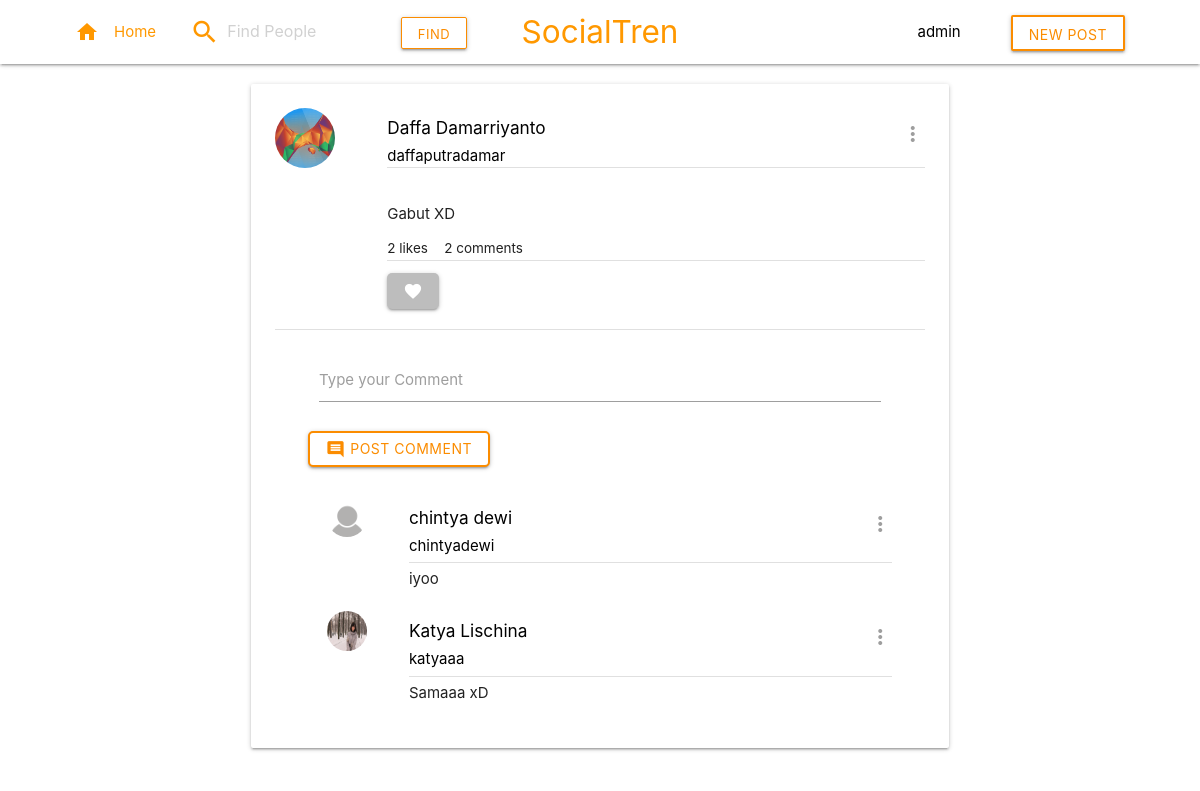
Screenshot of /post.php?kd_post=5 (signed in) with the database file from the repository.
### tables this page shows
CREATE TABLE `users` (
  `kd_user` int(11) NOT NULL,
  `username` varchar(30) NOT NULL,
  `password` text NOT NULL,
  `first_name` varchar(15) NOT NULL,
  `last_name` varchar(15) NOT NULL,
  `photo_profil` varchar(50) NOT NULL DEFAULT 'default-profile.png',
  `is_admin` tinyint(1) NOT NULL DEFAULT '0'
);

CREATE TABLE `posts` (
  `kd_post` int(11) NOT NULL,
  `body` text NOT NULL,
  `photo` text,
  `is_reported` tinyint(1) NOT NULL DEFAULT '0',
  `created_at` timestamp NULL DEFAULT NULL,
  `updated_at` timestamp NOT NULL DEFAULT CURRENT_TIMESTAMP ON UPDATE CURRENT_TIMESTAMP,
  `deleted_at` timestamp NULL DEFAULT NULL,
  `is_deleted` tinyint(1) NOT NULL DEFAULT '0',
  `kd_user` int(11) NOT NULL
);

CREATE TABLE `comments` (
  `kd_comment` int(11) NOT NULL,
  `kd_user` int(11) NOT NULL,
  `body_comment` text NOT NULL,
  `kd_post` int(11) NOT NULL,
  `is_reported` tinyint(1) NOT NULL DEFAULT '0',
  `created_at` timestamp NULL DEFAULT NULL,
  `updated_at` timestamp NOT NULL DEFAULT CURRENT_TIMESTAMP ON UPDATE CURRENT_TIMESTAMP,
  `deleted_at` timestamp NULL DEFAULT NULL,
  `is_deleted` tinyint(1) NOT NULL DEFAULT '0'
);

### post.php (the view, shortened to what this page needs)
<?php
    include 'helper/connection.php';
    $user_id = $_SESSION['user'];
    $kd_post = $_GET['kd_post'];
?>
<!DOCTYPE html>
<html>
    <?php include 'layouts/header.php'; ?>
    <body>
        <?php include 'layouts/navbar.php'; ?>
        <div class="container">
            <div class="row">
                <div class="col s8 offset-s2">
                    <div class="card">
                        <div class="card-content">
                            <div>
                                <?php
                                    $query = "SELECT * FROM posts p
                                        INNER JOIN users u ON p.kd_user = u.kd_user
                                        WHERE kd_post = $kd_post AND p.deleted_at IS NULL AND p.is_deleted = 0
                                        ORDER BY created_at DESC";
                                    $result = mysqli_query($con, $query);
                                    while ($row = mysqli_fetch_assoc($result)) {
                                        $post = $row['kd_post'];
                                        $poster = $row['kd_user'];
                                ?>
                                    <div class="row">
                                        <div class="col s2">
                                            <img src="assets/photo_profil/<?=$row['photo_profil']?>" class="circle" alt="photo profile" width="60" height="60">
                                        </div>
                                        <div class="col s10">
                                            <div class="flex flex--centered--vertical flex--space-between--horizontal">
                                                <a class="black-text mr-20" href="profile.php?kd_user=<?=$poster?>">
                                                    <div>
                                                        <h6><?=$row['first_name']?> <?=$row['last_name']?></h6>
                                                        <p><?=$row['username']?></p>
                                                    </div>
                                                </a>
                                                <div class="flex flex--centered--vertical">
                                                    <?php if ($user_id !== $poster) { ?>
                                                        <a class='dropdown-trigger grey-text' href='#' data-target='more-menu-me'><i class="material-icons">more_vert</i></a>
                                                    <?php } ?>
                                                </div>
                                            </div>
                                            <div class="divider mb-12"></div>
                                            <br>
                                            <p>
                                                <?= $row['body'] ?>
                                            </p>
                                            <div class="mt-12">
                                                <div class="left">
                                                    <?php
                                                        $query = "SELECT COUNT(kd_user) as like_sum FROM likes
                                                        WHERE kd_post = $post";
                                                        $res = mysqli_query($con, $query);
                                                        $hasil_hitung = mysqli_fetch_array($res);
                                                        if ($hasil_hitung) {
                                                            echo "<small class='size--small mr-12'>$hasil_hitung[0] likes</small>";
                                                        } else {
                                                            echo "<small class='size--small mr-12'> 0 like like</small>";
                                                        }
                                                    ?>
                                                    <?php
                                                        $query = "SELECT COUNT(kd_comment) as comment_sum FROM comments
                                                        WHERE kd_post = $post
                                                        AND deleted_at IS NULL";
                                                        $res = mysqli_query($con, $query);
                                                        $hasil_hitung = mysqli_fetch_array($res);
                                                        if ($hasil_hitung) {
                                                            echo "<small class='size--small mr-12'>$hasil_hitung[0] comments</small>";
                                                        } else {
                                                            echo "<small class='size--small mr-12'> 0 like comment</small>";
                                                        }
                                                    ?>
                                                </div>
                                            </div>
                                            <div class="divider"></div>
                                            <div class="flex">
                                                <div class="mr-12">
                                                    <?php
                                                        $query = "SELECT * FROM likes WHERE kd_post = $post AND kd_user = $user_id LIMIT 1";
                                                        $res = mysqli_query($con, $query);
                                                        if (mysqli_fetch_assoc($res)) {
                                                    ?>
                                                        <form action="actions/add_like.php" method="post">
                                                            <input type="hidden" name="kd_post" value=<?=$post?>>
                                                            <button class="btn button--rounded mt-12 button--love--active" type="submit" name="submit-like"><i class="material-icons">favorite</i>
                                                            </button>
                                                        </form>
                                                    <?php } else { ?>
                                                        <form action="actions/add_like.php" method="post">
                                                            <button class="btn grey lighten-1 button--rounded mt-12" type="submit" name="submit-like"><i class="material-icons">favorite</i>
                                                            </button>
                                                        </form>
                                                    <?php } ?>
                                                </div>
                                            </div>
                                        </div>
                                    </div>
                                <?php } ?>
                                <div class="divider mt-12 mb-12"></div>
                                <div class="container">
                                    <div class="mb-30">
                                        <form action="actions/add_comment.php" method="post">
                                            <div class="input-field col s12">
                                                <textarea id="tweet_textarea" class="materialize-textarea" name="body-comment" required></textarea>
                                                <label for="tweet_textarea">Type your Comment</label>
                                            </div>
                                            <div class="right-align">
                                                <button class="btn orange button--primary--outline button--rounded flex flex--centered--vertical" type="submit" name="submit-comment""><i class="material-icons">comment</i><span class="ml-5">Post Comment</span></button>
                                            </div>
                                        </form>
                                    </div>
                                    <?php
                                    $query = "SELECT * FROM comments c
                                        INNER JOIN posts p ON c.kd_post = p.kd_post
                                        INNER JOIN users u ON c.kd_user = u.kd_user
                                        WHERE c.kd_post = $kd_post AND c.deleted_at IS NULL AND c.is_deleted = 0
                                        ORDER BY c.created_at DESC";
                                    $result = mysqli_query($con, $query);
                                    while ($row = mysqli_fetch_assoc($result)) {
                                        $poster_comment = $row['kd_user'];
                                    ?>
                                        <div class="row">
                                            <div class="col s2 center-align">
                                                <img src="assets/photo_profil/<?=$row['photo_profil']?>" class="circle" alt="photo profile" width="40" height="40">
                                            </div>
                                            <div class="col s10">
                                                <div class="flex flex--centered--vertical flex--space-between--horizontal">
                                                <a class="black-text mr-20" href="profile.php?kd_user=<?=$poster_comment?>">
                                                    <div>
                                                        <h6><?=$row['first_name']?> <?=$row['last_name']?></h6>
                                                        <p><?=$row['username']?></p>
                                                    </div>
                                                </a>
                                                <div class="flex flex--centered--vertical">
                                                    <?php if ($user_id !== $poster_comment) { ?>
                                                        <a class='dropdown-trigger grey-text' href='#' data-target='more-menu-other'><i class="material-icons">more_vert</i></a>
                                                    <?php } ?>
                                                </div>
                                                </div>
                                                <div class="divider" style="margin: 5px 0"></div>
                                                <p><?=$row['body_comment']?></p>
                                            </div>
                                        </div>
                                    <?php
                                        }
                                    ?>
                                </div>
                            </div>
                        </div>
                    </div>
                </div>
            </div>
        </div>
    </body>
</html>

### layouts/navbar.php (shortened to what this page needs)
<?php
    $query = "SELECT * FROM users WHERE kd_user = $user_id";
    $result = mysqli_query($con, $query);
    $row = mysqli_fetch_assoc($result);
?>
<div class="navbar-fixed">
    <nav>
        <div class="nav-wrapper white">
            <div class="container">
                <a href="home.php" class="brand-logo orange-text center navLogo">SocialTren</a>
                <ul id="nav-mobile">
                    <li><a class="orange-text" href="home.php"><i class="material-icons left">home</i>Home</a></li>
                    <li>
                        <form action="search.php" method="get">
                            <div class="center row">
                                <div class="col s12">
                                    <div class="row">
                                        <div class="input-field col s8 orange-text">
                                            <i class="orange-text material-icons prefix top-0" style="top:0;">search</i>
                                            <input type="text" name="username" placeholder="Find People" class="orange-text" >
                                        </div>
                                        <div class="col-4">
                                            <button class="btn btn-small orange button--primary--outline button--primary--outline--thin">Find</button>
                                        </div>
                                    </div>
                                </div>
                            </div>
                        </form>
                    </li>
                </ul>
                <ul id="nav-mobile" class="right">
                    <li class="mr-20">
                        <a href="#" class="dropdown-trigger black-text" data-target='profile-dropdown'>
                            <?=$row['username']?>
                        </a>
                    </li>
                    <li><a href="home.php" class="button__a--no-background"><button class="btn orange button--primary--outline">New Post</button></a></li>
                </ul>
            </div>
        </div>
    </nav>
</div>

### css/style.css (style rules this page uses)
.flex { display: flex; }
.flex--centered--vertical { align-items: center; }
.flex--space-between--horizontal { justify-content: space-between; }
.container { margin: 0 auto !important; max-width: 1280px !important; width: 90% !important; }
@media only screen and (min-width: 601px) { .container { width: 85% !important; } }
@media only screen and (min-width: 993px) { .container { width: 90% !important; } }
.size--small { font-size: 0.9rem; }
.top-0 { top: 0; }
.mt-12 { margin-top: 12px; }
.mb-12 { margin-bottom: 12px; }
.mb-30 { margin-bottom: 30px; }
.ml-5 { margin-left: 5px; }
.mr-12 { margin-right: 12px; }
.mr-20 { margin-right: 20px; }
.button--rounded { border-radius: 5px; }
.button--primary--outline { background-color: white !important; color: #fb8c00; border: #fb8c00 solid 2px; }
.button--primary--outline--thin { border: #fb8c00 solid 1px; }

### rows the page displays
users: username "admin"
posts: kd_user.photo_profil (picture), kd_user.first_name "Daffa", kd_user.last_name "Damarriyanto", kd_user.username "daffaputradamar", body "Gabut XD", hasil_hitung "2"
comments: kd_user.photo_profil (placeholder picture), kd_user.first_name "chintya", kd_user.last_name "dewi", kd_user.username "chintyadewi", body_comment "iyoo"
comments: kd_user.photo_profil (picture), kd_user.first_name "Katya", kd_user.last_name "Lischina", kd_user.username "katyaaa", body_comment "Samaaa xD"
